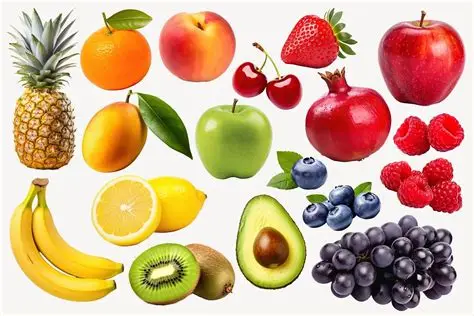
#> input picture objects.jpg, 474 x 316 px
$ python object_counting.py
#> lines starting #> are read from the running program, lines starting #| are printed output that depends on the picture; after the words box and inside, x2 and y2 are one past the last pixel; in counts of white or black regions, pixels touching at a corner belong together

import cv2

# Read the input image
image = cv2.imread("objects.jpg")
#> image is the input picture: shape (316, 474, 3); mean B, G, R 140.8, 173.1, 208.1

if image is None:
    print("Error: Please add an image named objects.jpg")
    exit()

# Convert the image to grayscale
gray = cv2.cvtColor(image, cv2.COLOR_BGR2GRAY)
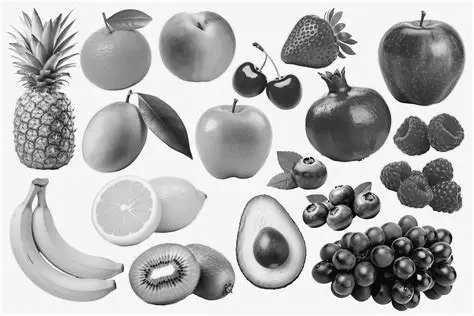
#> gray: shape (316, 474); min 0, max 255, mean 179.9

# Apply Gaussian blur
blur = cv2.GaussianBlur(gray, (5, 5), 0)
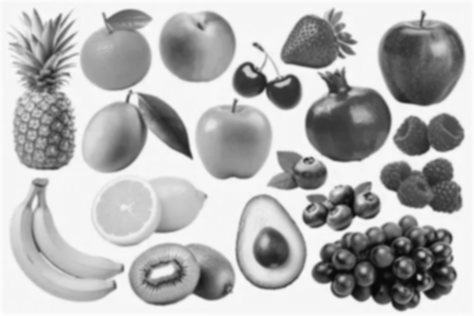
#> blur: shape (316, 474); min 6, max 254, mean 179.8

# Detect object edges
edges = cv2.Canny(blur, 50, 150)
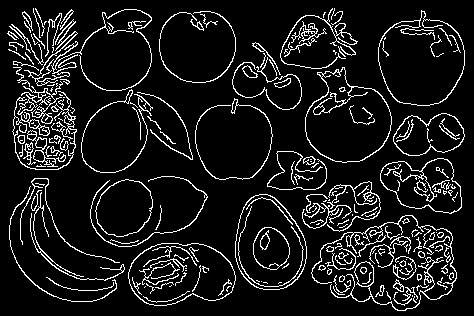
#> edges: shape (316, 474); 9.9% white in thin lines or dots

# Find object contours
contours, hierarchy = cv2.findContours(
    edges, cv2.RETR_EXTERNAL, cv2.CHAIN_APPROX_SIMPLE
)
#> contours = 160 contours, 109 with area under 20; largest, box (x1, y1, x2, y2) and area: (378, 10, 465, 106) 6058, (305, 67, 392, 163) 5560, (128, 243, 236, 306) 5256, (235, 194, 307, 290) 5196, (380, 158, 462, 214) 3121

# Count detected objects
count = 0

for contour in contours:
    area = cv2.contourArea(contour)

    if area > 500:
        count += 1
        x, y, w, h = cv2.boundingRect(contour)
        cv2.rectangle(image, (x, y), (x + w, y + h), (0, 255, 0), 2)
#> this loop made 160 passes
#> (area, x, y, w, h) on passes 39, 59, 73, 82, 89, 106, 124, 154: (5256.5, 128, 243, 108, 63), (671.5, 311, 215, 146, 96), (5196, 235, 194, 72, 96), (2474.5, 95, 179, 58, 58), (3121, 380, 158, 82, 56), (2183.5, 393, 113, 72, 43), (5560, 305, 67, 87, 96), (6058, 378, 10, 87, 96)
#> area on passes 5, 8, 9, 13, 15, 18: 20, 23, 66, 23.5, 20, 22.5
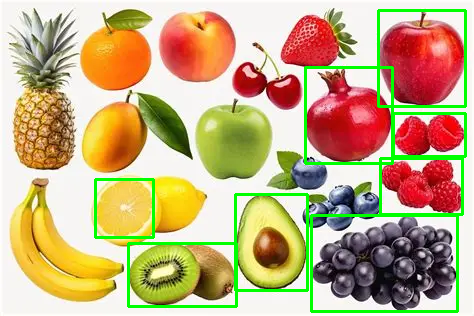
#> image: shape (316, 474, 3); 4.94% of pixels changed, all inside (x1, y1, x2, y2) = (94, 9, 467, 313)
#> after the loop, count = 8

# Display the result
cv2.putText(
    image, f"Objects Count: {count}", (20, 40),
    cv2.FONT_HERSHEY_SIMPLEX, 1, (0, 0, 255), 2
)
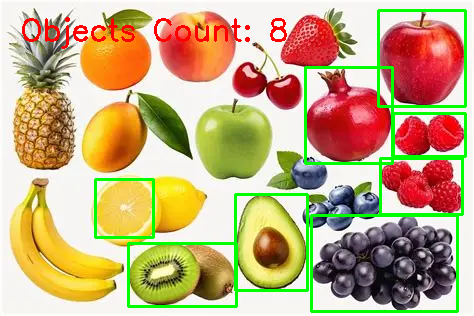
#> image: shape (316, 474, 3); 1.17% of pixels changed, all inside (x1, y1, x2, y2) = (22, 17, 287, 49)

print("Number of objects detected:", count)
#| Number of objects detected: 8

cv2.imshow("Object Counting", image)
cv2.waitKey(0)
cv2.destroyAllWindows()
